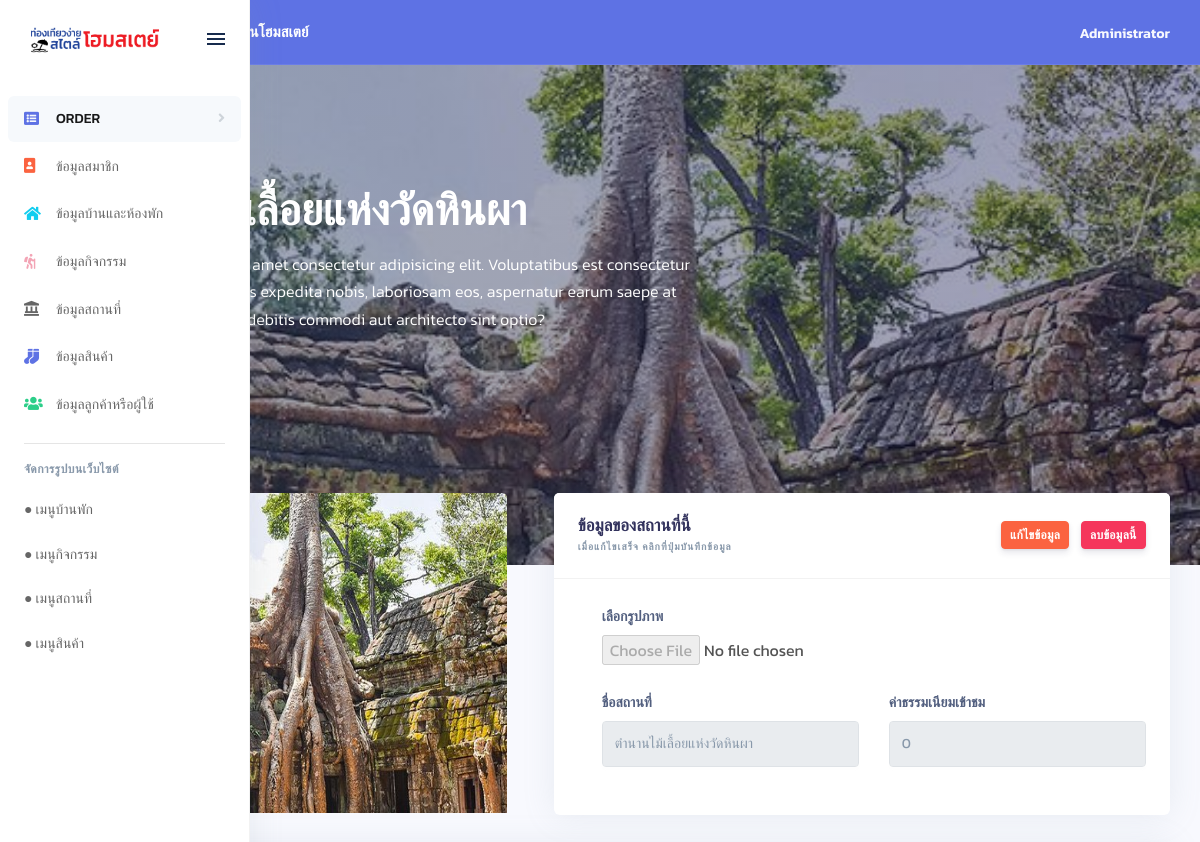
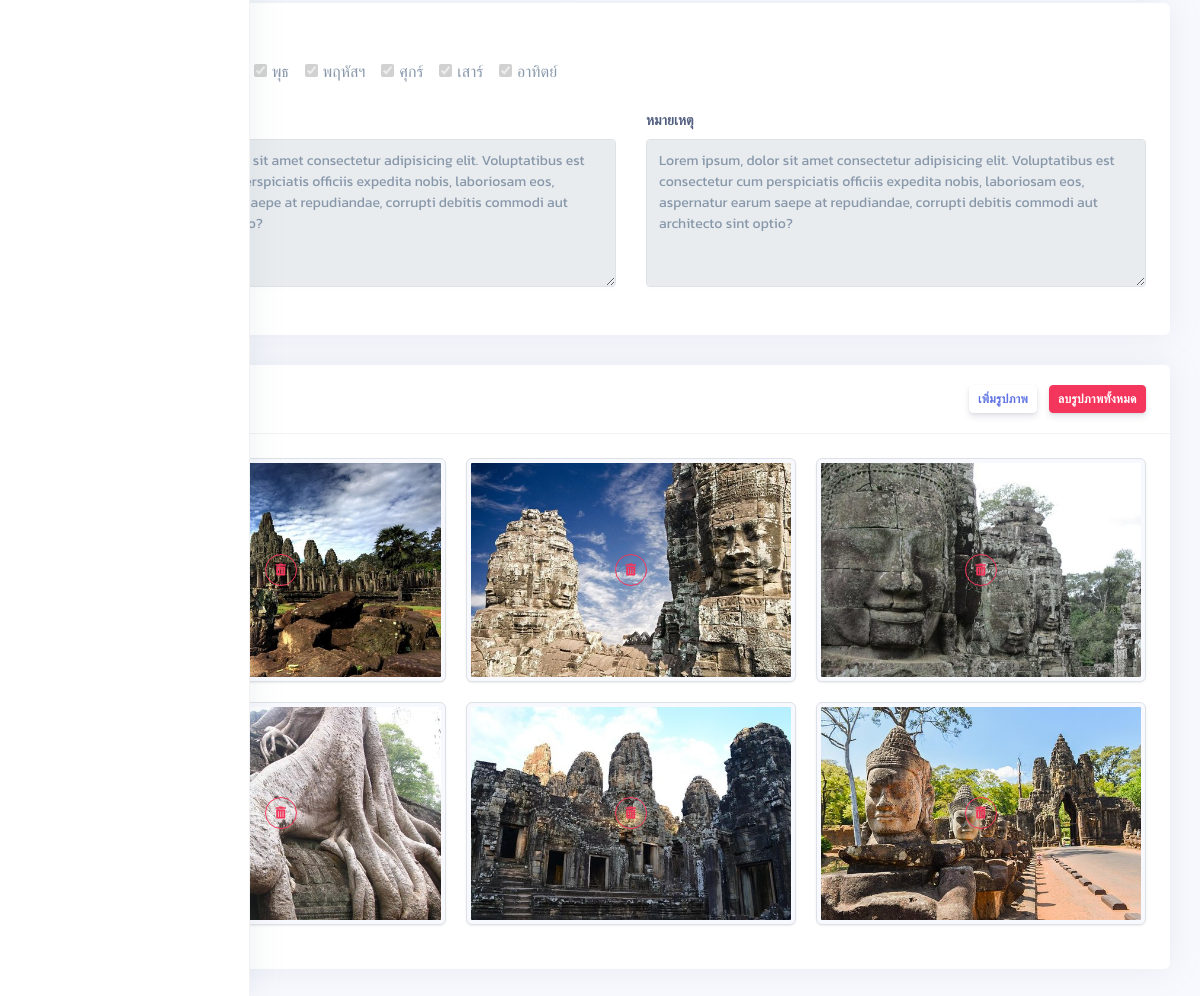
The page /views/backend/attractions-details.php?id=1 (signed in) on the database its author committed (2 pictures, top to bottom).
### tables this page shows
CREATE TABLE `attractions` (
  `atID` tinyint(3) UNSIGNED NOT NULL,
  `atName` varchar(50) NOT NULL,
  `atDetail` text,
  `atDateOpen` varchar(126) NOT NULL,
  `atImg` varchar(7) NOT NULL,
  `atPrice` smallint(5) UNSIGNED DEFAULT '0',
  `atNote` text
);

CREATE TABLE `imgs_atts` (
  `imgID` int(11) UNSIGNED NOT NULL,
  `imgName` varchar(7) NOT NULL,
  `atID` tinyint(3) UNSIGNED NOT NULL
);

### controllers/connectDB.php (called while the page is built, shortened)
<?php
class connectDB
{
    public function connect()
    {
        $this->servername = "localhost";
        $this->username = "root";
        $this->password = "";
        $this->database = "homestay.dev";
        try {
            $conn = new PDO("mysql:host=" . $this->servername . ";dbname=" . $this->database . "", $this->username, $this->password);
            $conn->setAttribute(PDO::ATTR_ERRMODE, PDO::ERRMODE_EXCEPTION);
            $conn->exec("set names utf8");
            return $conn;
        } catch (PDOException $e) {
            echo "Connection failed: " . $e->getMessage();
        }
    }
}

### views/backend/attractions-details.php (the view, shortened to what this page needs)
<?php
include("templates/header.php");
$sql = "SELECT * FROM attractions WHERE atID = :id ";
$stmt = $connectDB->connect()->prepare($sql);
$stmt->execute(
    array(
        ":id" => $_GET["id"]
    )
);
?>
<div class="main-content" id="panel">
    <?php include("templates/top-nav.php");
    if ($stmt->rowCount() == 1) {
        $result = $stmt->fetch(); ?>
    <div class="header pb-6 d-flex align-items-center" style="min-height: 500px; background-image: url(../../assets/img/attractions/<?php echo $result["atImg"]; ?>); background-size: cover; background-position: center top;">
        <span class="mask bg-gradient-default opacity-4"></span>
        <div class="container-fluid align-items-center">
            <div class="row">
                <div class="col-lg-7 col-md-10">
                    <h1 class="display-2 text-white"><?php echo $result["atName"]; ?></h1>
                    <p class="text-white mt-0 mb-5"><?php echo $result["atDetail"]; ?></p>
                </div>
            </div>
        </div>
    </div>
    <div class="container-fluid mt--6">
        <form id="atts" action="../../routes/backend/route-atts.php" method="POST" enctype="multipart/form-data">
            <div class="row">
                <div class="col-xl-5">
                    <img class="card-img-top" src="../../assets/img/attractions/<?php echo $result["atImg"]; ?>" id="img-preview" style="width: 415px;height: 320px;">
                </div>
                <div class="col-xl-7">
                    <div class="card">
                        <div class="card-header">
                            <div class="row align-items-center">
                                <div class="col-7">
                                    <h3 class="mb-0">ข้อมูลของสถานที่นี้</h3>
                                    <h6 class="text-uppercase text-muted ls-1 mb-1">เมื่อแก้ไขเสร็จ คลิกที่ปุ่มบันทึกข้อมูล</h6>
                                </div>
                                <div class="col-5 text-right">
                                    <button type="button" class="btn btn-warning btn-sm save">แก้ไขข้อมูล</button>
                                    <button type="button" class="btn btn-danger btn-sm del" name="atts" value="<?php echo $result["atID"]; ?>">ลบข้อมูลนี้</button>
                                </div>
                            </div>
                        </div>
                        <div class="card-body">
                            <div class="pl-lg-4">
                                <div class="row">
                                    <div class="col-12">
                                        <label for="" class="form-control-label">เลือกรูปภาพ</label>
                                        <div class="form-group">
                                            <input type="file" id="file-edit" modal-id="" name="img" disabled>
                                        </div>
                                    </div>
                                </div>
                                <div class="row">
                                    <div class="col-lg-6">
                                        <div class="form-group">
                                            <label class="form-control-label">ชื่อสถานที่</label>
                                            <input type="text" name="name" class="form-control" placeholder="ตัวอย่าง : แห่นางแมว" value="<?php echo $result["atName"]; ?>" required disabled>
                                        </div>
                                    </div>
                                    <div class="col-lg-6">
                                        <div class="form-group">
                                            <label class="form-control-label">ค่าธรรมเนียมเข้าชม</label>
                                            <input type="number" max="999" name="price" class="form-control" placeholder="ตัวอย่าง : 150" value="<?php echo $result["atPrice"]; ?>" disabled>
                                        </div>
                                    </div>
                                </div>
                            </div>
                        </div>
                    </div>
                </div>
            </div>
            <div class="row">
                <div class="col-12">
                    <div class="card">
                        <div class="card-body">
                            <div class="row">
                                <div class="col-lg-12">
                                    <label class="form-control-label">วันที่เปิดมีสถานที่</label>
                                    <div class="form-group">
                                        <?php $date = explode(" ", $result["atDateOpen"]); ?>
                                        <div class="form-check form-check-inline">
                                            <label class="form-check-label">จันทร์</label>
                                        </div>
                                        <div class="form-check form-check-inline">
                                            <label class="form-check-label">อังคาร</label>
                                        </div>
                                        <div class="form-check form-check-inline">
                                            <input class="form-check-input" type="checkbox" id="wd" name="date[]" value="พุธ" <?php echo (in_array("พุธ", $date)) ? "checked" : ""; ?> disabled>
                                            <label class="form-check-label">พุธ</label>
                                        </div>
                                        <div class="form-check form-check-inline">
                                            <input class="form-check-input" type="checkbox" id="th" name="date[]" value="พฤหัสบดี" <?php echo (in_array("พฤหัสบดี", $date)) ? "checked" : ""; ?> disabled>
                                            <label class="form-check-label">พฤหัสฯ</label>
                                        </div>
                                        <div class="form-check form-check-inline">
                                            <input class="form-check-input" type="checkbox" id="fi" name="date[]" value="ศุกร์" <?php echo (in_array("ศุกร์", $date)) ? "checked" : ""; ?> disabled>
                                            <label class="form-check-label">ศุกร์</label>
                                        </div>
                                        <div class="form-check form-check-inline">
                                            <input class="form-check-input" type="checkbox" id="sa" name="date[]" value="เสาร์" <?php echo (in_array("เสาร์", $date)) ? "checked" : ""; ?> disabled>
                                            <label class="form-check-label">เสาร์</label>
                                        </div>
                                        <div class="form-check form-check-inline">
                                            <input class="form-check-input" type="checkbox" id="su" name="date[]" value="อาทิตย์" <?php echo (in_array("อาทิตย์", $date)) ? "checked" : ""; ?> disabled>
                                            <label class="form-check-label">อาทิตย์</label>
                                        </div>
                                    </div>
                                </div>
                            </div>
                            <div class="row">
                                <div class="col-6">
                                    <div class="form-group">
                                        <label class="form-control-label">รายละเอียด</label>
                                        <textarea name="detail" rows="6" class="form-control" placeholder="เขียนรายละเอียดบางอย่างเกี่ยวกับสถานที่นี้" disabled><?php echo $result["atDetail"]; ?></textarea>
                                    </div>
                                </div>
                                <div class="col-6">
                                    <div class="form-group">
                                        <label class="form-control-label">หมายเหตุ</label>
                                        <textarea name="note" rows="6" class="form-control" placeholder="เขียนหมายเหตุบางอย่างเกี่ยวกับสถานที่นี้" disabled><?php echo $result["atNote"]; ?></textarea>
                                    </div>
                                </div>
                            </div>
                        </div>
                    </div>
                </div>
            </div>
        </form>
        <div class="row">
            <div class="col-12">
                <div class="card">
                    <div class="card-header">
                        <div class="row">
                            <div class="col">
                                <h3 class="mb-0">รูปภาพเพิ่มเติม</h3>
                            </div>
                            <div class="col-lg-6 col-5 text-right">
                                <a href="upload-img.php?name=attractions&id=<?php echo $result["atID"]; ?>" class="btn btn-sm btn-neutral">เพิ่มรูปภาพ</a>
                                <button class="btn btn-sm btn-danger drop" name="img-atts" value="<?php echo $result["atID"]; ?>">ลบรูปภาพทั้งหมด</button>
                            </div>
                        </div>
                    </div>
                    <div class="card-body">
                        <div class="card-columns">
                            <?php foreach ($connectDB->connect()->query("SELECT * FROM imgs_atts WHERE atID = $result[atID]") as $result_img) { ?>
                            <div class="card card-i" style="box-shadow: 0 0 2rem 0 rgba(0, 0, 0, 0)">
                                <img src="../../assets/img/attractions/details/<?php echo $result_img["imgName"]; ?>" class="img-thumbnail">
                                <button type="button" name="img-atts" class="btn btn-outline-danger btn-sm btn-icon-only rounded-circle del" value="<?php echo $result_img["imgID"]; ?>" atts-id="<?php echo $result["atID"]; ?>"><i class="fas fa-trash-alt"></i></button>
                            </div>
                            <?php } ?>
                        </div>
                    </div>
                </div>
            </div>
        </div>
    </div>
    <?php } ?>
</div>
</body>
</html>

### rows shown on the page
attractions: atImg (picture), atName "ตำนานไม้เลื้อยแห่งวัดหินผา", atDetail "Lorem ipsum, dolor sit amet consectetur adipisicing elit. Voluptatibus est consectetur cum perspiciatis officiis expedita nobis, laboriosam eos, aspernatur earum saepe at repudiandae, corrupti debitis commodi aut architecto sint optio?", name "ตำนานไม้เลื้อยแห่งวัดหินผา", price "0", atDateOpen "☑", detail "Lorem ipsum, dolor sit amet consectetur adipisicing elit. Voluptatibus est consectetur cum perspiciatis officiis expedita nobis, laboriosam eos, aspernatur earum saepe at repudiandae, corrupti debitis commodi aut architecto sint optio?", note "Lorem ipsum, dolor sit amet consectetur adipisicing elit. Voluptatibus est consectetur cum perspiciatis officiis expedita nobis, laboriosam eos, aspernatur earum saepe at repudiandae, corrupti debitis commodi aut architecto sint optio?"
imgs_atts: imgName (picture), $result_img["imgID"] 1 (drawn)
imgs_atts: imgName (picture), $result_img["imgID"] 2 (drawn)
imgs_atts: imgName (picture), $result_img["imgID"] 3 (drawn)
imgs_atts: imgName (picture), $result_img["imgID"] 4 (drawn)
imgs_atts: imgName (picture), $result_img["imgID"] 5 (drawn)
imgs_atts: imgName (picture), $result_img["imgID"] 6 (drawn)

### other values the page prints
$_SESSION["logged"] "Administrator"
